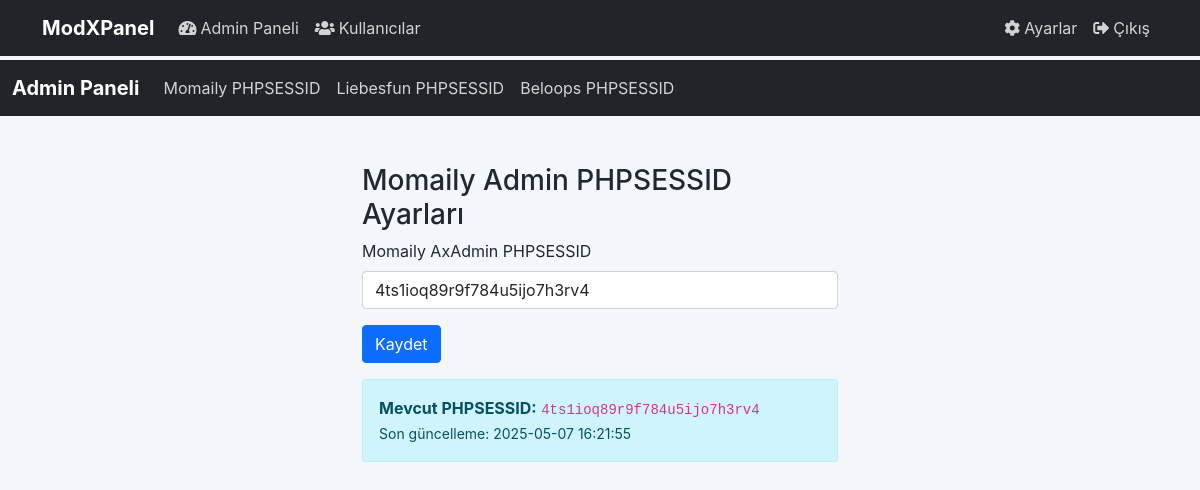
/admin/momaily_admin_session (signed in), run on the app's committed database.
### app.py (models this page shows)
class MomailyAdminSession(db.Model):
    id = db.Column(db.Integer, primary_key=True)
    phpessid = db.Column(db.String(255), nullable=False)
    created_at = db.Column(db.DateTime, default=dt.now)

### app.py (the view, shortened to what this page needs)
@app.route('/admin/momaily_admin_session', methods=['GET', 'POST'])
@login_required
def momaily_admin_session():
    if not current_user.is_admin:
        return 'Unauthorized', 403
    session = MomailyAdminSession.query.order_by(MomailyAdminSession.created_at.desc()).first()
    return render_template('admin_momaily_admin_session.html', session=session)

### app.py (called while the page is built)
@login_manager.user_loader
def load_user(user_id):
    return db.session.get(User, int(user_id))

### templates/admin_momaily_admin_session.html (shortened to what this page needs)
{% extends "base.html" %}
{% block content %}
<div class="container mt-5" style="max-width: 500px;">
    <h3>Momaily Admin PHPSESSID Ayarları</h3>
    <form method="POST">
        <div class="mb-3">
            <label for="phpessid" class="form-label">Momaily AxAdmin PHPSESSID</label>
            <input type="text" class="form-control" id="phpessid" name="phpessid" value="{{ session.phpessid if session else '' }}" required>
        </div>
        <button type="submit" class="btn btn-primary">Kaydet</button>
    </form>
    {% if session %}
    <div class="alert alert-info mt-3">
        <b>Mevcut PHPSESSID:</b> <code>{{ session.phpessid }}</code><br>
        <small>Son güncelleme: {{ session.created_at.strftime('%Y-%m-%d %H:%M:%S') }}</small>
    </div>
    {% endif %}
</div>
{% endblock %}

### templates/base.html (style rules this page uses)
:root { --primary: #7C4DFF; --accent: #FF4081; --bg-light: #f3f6fb; --bg-dark: #181a20; --text-light: #23272f; --text-dark: #f3f6fb; --card-bg-light: #fff; --card-bg-dark: #23272f; --card-border-light: #e0e0e0; --card-border-dark: #333; --border-radius: 18px; --shadow: 0 4px 24px 0 rgba(60,60,60,0.10); }
body { background: var(--bg-light); color: var(--text-light); font-family: 'Inter', -apple-system, BlinkMacSystemFont, 'Segoe UI', Roboto, sans-serif; transition: background 0.4s, color 0.4s; padding-top: 60px; }

### data on the page
MomailyAdminSession: phpessid "4ts1ioq89r9f784u5ijo7h3rv4", created_at "2025-05-07 16:21:55"
